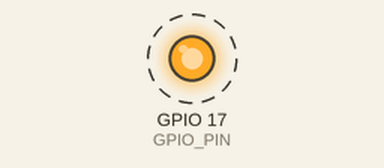
Simulated run of this program. Board: Raspberry Pi (BCM pin numbers). On the bench: output pins drawn as LEDs (lit = HIGH). Dashed ring = blinking. What the program prints to the terminal is not drawn.

Above: at 0.5 s.
Timing chart, 0 to 4.6 s (numbered marks = the images above):
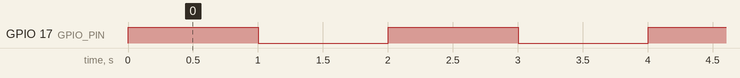

Measured:
- by itself, GPIO 17 (GPIO_PIN): alternates HIGH for 1.0 s and LOW for 1.0 s

The program:

gpio_toggle.py
```python
#!/usr/bin/env python3
"""
Simple GPIO Toggle App for Raspberry Pi
Toggles GPIO pin 17 every second
"""

import RPi.GPIO as GPIO
import time
import signal
import sys

# GPIO pin to toggle
GPIO_PIN = 17

def signal_handler(sig, frame):
    """Handle Ctrl+C gracefully"""
    print('\nShutting down GPIO toggle app...')
    GPIO.cleanup()
    sys.exit(0)

def main():
    """Main function to toggle GPIO pin"""
    # Set up signal handler for graceful shutdown
    signal.signal(signal.SIGINT, signal_handler)

    # Set up GPIO
    GPIO.setmode(GPIO.BCM)  # Use BCM pin numbering
    GPIO.setup(GPIO_PIN, GPIO.OUT)  # Set pin as output

    print(f"GPIO Toggle App Started")
    print(f"Toggling GPIO pin {GPIO_PIN} every second")
    print("Press Ctrl+C to stop")
    print("-" * 40)

    try:
        while True:
            # Toggle the pin
            GPIO.output(GPIO_PIN, GPIO.HIGH)
            print(f"GPIO {GPIO_PIN}: HIGH")
            time.sleep(1)

            GPIO.output(GPIO_PIN, GPIO.LOW)
            print(f"GPIO {GPIO_PIN}: LOW")
            time.sleep(1)

    except KeyboardInterrupt:
        pass
    finally:
        # Clean up GPIO on exit
        GPIO.cleanup()
        print("GPIO cleanup completed")

if __name__ == "__main__":
    main()
```
